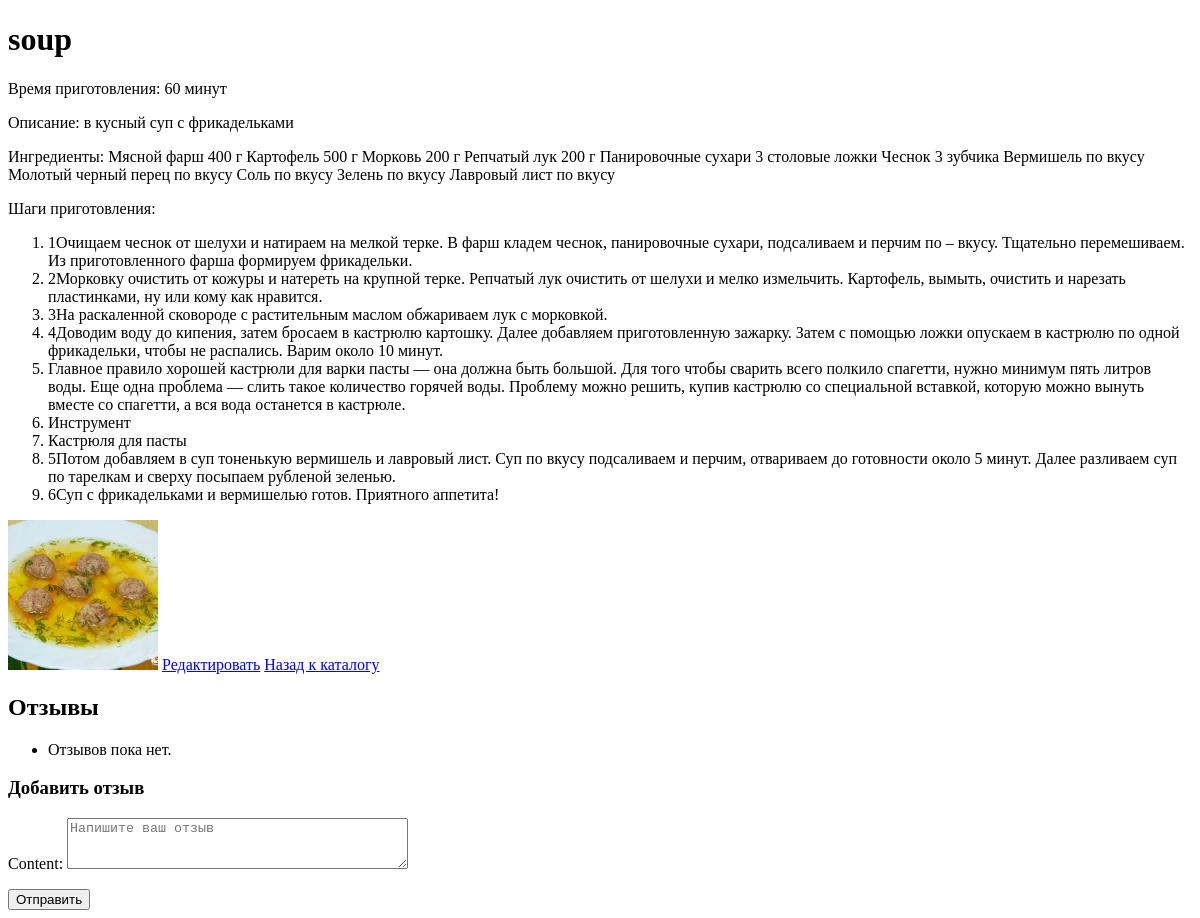
The page /recipe/3/ on the database as committed earlier.
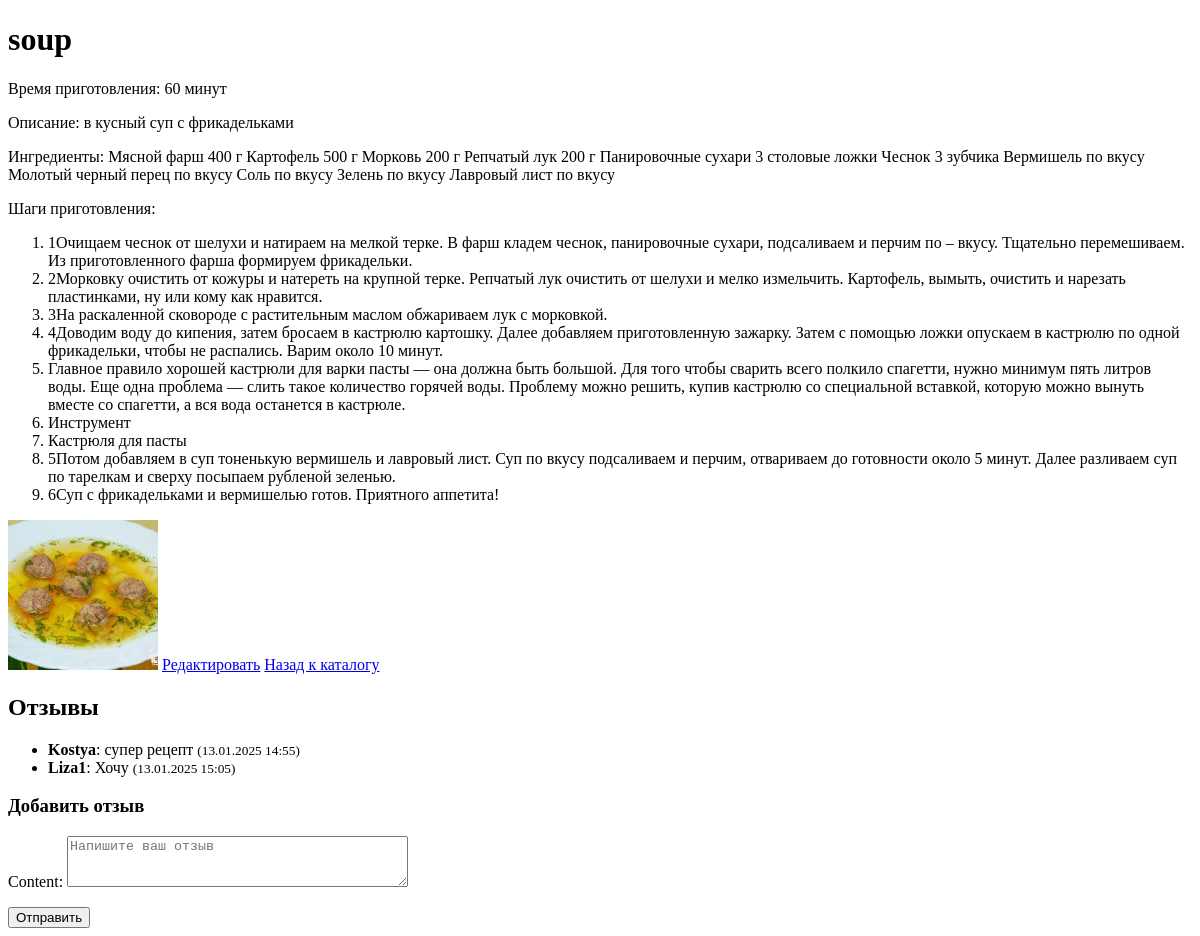
The same page on the database as committed later.
### recipes/models.py (models this page shows, shortened)
class Recipe(models.Model):
    title = models.CharField(max_length=200)
    description = models.TextField(blank=True, null=True)
    ingredients_text = models.TextField()
    instructions = models.TextField()  # Поле для инструкций
    preparation_time = models.IntegerField()
    image = models.ImageField(upload_to='recipes/', blank=True, null=True)
    categories = models.ManyToManyField('Category', related_name='recipes')
    created_by = models.ForeignKey(
        User,
        on_delete=models.CASCADE,
        related_name='recipes'
    )
    created_at = models.DateTimeField(auto_now_add=True)

class Step(models.Model):
    recipe = models.ForeignKey(Recipe, on_delete=models.CASCADE, related_name='detailed_steps')
    step_number = models.PositiveIntegerField()
    description = models.TextField()
    class Meta:
        ordering = ['step_number']

class Review(models.Model):
    recipe = models.ForeignKey(Recipe, on_delete=models.CASCADE, related_name='reviews')
    author = models.ForeignKey(User, on_delete=models.CASCADE, related_name='reviews')
    content = models.TextField()
    created_at = models.DateTimeField(auto_now_add=True)

### recipes/views.py (the view, shortened to what this page needs)
# urls.py: path('recipe/<int:recipe_id>/', views.recipe_detail, name='recipe_detail'),  # Детали рецепта
def recipe_detail(request, recipe_id):
    recipe = get_object_or_404(Recipe, id=recipe_id)
    reviews = Review.objects.filter(recipe=recipe)
    review_form = ReviewForm()
    return render(request, 'recipes/recipe_detail.html', {
        'recipe': recipe,
        'reviews': reviews,
        'review_form': review_form,
    })

### recipes/forms.py
class ReviewForm(forms.ModelForm):
    class Meta:
        model = Review
        fields = ['content']
        widgets = {
            'content': forms.Textarea(attrs={
                'rows': 3,
                'placeholder': 'Напишите ваш отзыв'
            }),
        }

### recipes/templates/recipes/recipe_detail.html (shortened to what this page needs)
<!DOCTYPE html>
<html lang="ru">
<head>
</head>
<body>
    <h1>{{ recipe.title }}</h1>
    <p>Время приготовления: {{ recipe.preparation_time }} минут</p>
    <p>Описание: {{ recipe.description }}</p>
    <p>Ингредиенты: {{ recipe.ingredients_text }}</p>
    <p>Шаги приготовления:</p>
    <ol>
        {% for step in recipe.detailed_steps.all %}
            <li>{{ step.description }}</li>
        {% endfor %}
    </ol>
    {% if recipe.image %}
        <img src="{{ recipe.image.url }}" alt="{{ recipe.title }}" width="150">
    {% endif %}
    <a href="{% url 'recipe_edit' recipe.id %}">Редактировать</a>
    <a href="{% url 'recipe_catalog' %}">Назад к каталогу</a>
    <h2>Отзывы</h2>
    <ul>
        {% for review in reviews %}
            <li>
                <strong>{{ review.author.username }}</strong>: {{ review.content }}
                <small>({{ review.created_at|date:"d.m.Y H:i" }})</small>
            </li>
        {% empty %}
            <li>Отзывов пока нет.</li>
        {% endfor %}
    </ul>
    <h3>Добавить отзыв</h3>
    <form method="post">
        {{ review_form.as_p }}
        <button type="submit">Отправить</button>
    </form>
</body>
</html>

Rows that differ between the two databases and show on the page:
added Review: author.username "Kostya", content "супер рецепт", created_at "13.01.2025 14:55"
added Review: author.username "Liza1", content "Хочу", created_at "13.01.2025 15:05"
Other text that changed with them:
text no longer shown: "Отзывов пока нет."
